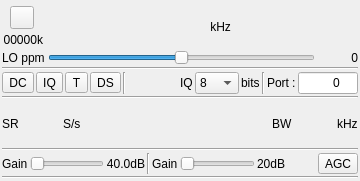
<?xml version="1.0" encoding="UTF-8"?>
<ui version="4.0">
 <class>AndroidSDRDriverInputGui</class>
 <widget class="QWidget" name="AndroidSDRDriverInputGui">
  <property name="geometry">
   <rect>
    <x>0</x>
    <y>0</y>
    <width>360</width>
    <height>181</height>
   </rect>
  </property>
  <property name="sizePolicy">
   <sizepolicy hsizetype="Fixed" vsizetype="Fixed">
    <horstretch>0</horstretch>
    <verstretch>0</verstretch>
   </sizepolicy>
  </property>
  <property name="minimumSize">
   <size>
    <width>360</width>
    <height>181</height>
   </size>
  </property>
  <property name="maximumSize">
   <size>
    <width>380</width>
    <height>181</height>
   </size>
  </property>
  <property name="font">
   <font>
    <pointsize>9</pointsize>
   </font>
  </property>
  <property name="windowTitle">
   <string>Remote TCP Input</string>
  </property>
  <layout class="QVBoxLayout" name="verticalLayout">
   <property name="spacing">
    <number>2</number>
   </property>
   <property name="leftMargin">
    <number>2</number>
   </property>
   <property name="topMargin">
    <number>2</number>
   </property>
   <property name="rightMargin">
    <number>2</number>
   </property>
   <property name="bottomMargin">
    <number>2</number>
   </property>
   <item>
    <layout class="QHBoxLayout" name="horizontalLayout_freq">
     <property name="topMargin">
      <number>4</number>
     </property>
     <item>
      <layout class="QVBoxLayout" name="deviceUILayout">
       <item>
        <layout class="QHBoxLayout" name="deviceButtonsLayout">
         <item>
          <widget class="ButtonSwitch" name="startStop">
           <property name="toolTip">
            <string>start/stop acquisition</string>
           </property>
           <property name="text">
            <string/>
           </property>
           <property name="icon">
            <iconset resource="../../../sdrgui/resources/res.qrc">
             <normaloff>:/play.png</normaloff>
             <normalon>:/stop.png</normalon>:/play.png</iconset>
           </property>
          </widget>
         </item>
        </layout>
       </item>
       <item>
        <layout class="QHBoxLayout" name="deviceRateLayout">
         <item>
          <widget class="QLabel" name="deviceRateText">
           <property name="toolTip">
            <string>Device I/Q sample rate kS/s</string>
           </property>
           <property name="text">
            <string>00000k</string>
           </property>
           <property name="alignment">
            <set>Qt::AlignRight|Qt::AlignTrailing|Qt::AlignVCenter</set>
           </property>
          </widget>
         </item>
        </layout>
       </item>
      </layout>
     </item>
     <item>
      <spacer name="freqLeftSpacer">
       <property name="orientation">
        <enum>Qt::Horizontal</enum>
       </property>
       <property name="sizeHint" stdset="0">
        <size>
         <width>0</width>
         <height>0</height>
        </size>
       </property>
      </spacer>
     </item>
     <item>
      <widget class="ValueDial" name="centerFrequency" native="true">
       <property name="sizePolicy">
        <sizepolicy hsizetype="Maximum" vsizetype="Maximum">
         <horstretch>0</horstretch>
         <verstretch>0</verstretch>
        </sizepolicy>
       </property>
       <property name="minimumSize">
        <size>
         <width>32</width>
         <height>16</height>
        </size>
       </property>
       <property name="font">
        <font>
         <pointsize>16</pointsize>
         <bold>false</bold>
        </font>
       </property>
       <property name="cursor">
        <cursorShape>PointingHandCursor</cursorShape>
       </property>
       <property name="focusPolicy">
        <enum>Qt::StrongFocus</enum>
       </property>
       <property name="toolTip">
        <string>Center frequency in kHz</string>
       </property>
      </widget>
     </item>
     <item>
      <widget class="QLabel" name="freqUnits">
       <property name="sizePolicy">
        <sizepolicy hsizetype="Preferred" vsizetype="Preferred">
         <horstretch>0</horstretch>
         <verstretch>0</verstretch>
        </sizepolicy>
       </property>
       <property name="text">
        <string> kHz</string>
       </property>
       <property name="alignment">
        <set>Qt::AlignCenter</set>
       </property>
      </widget>
     </item>
     <item>
      <spacer name="horizontalSpacer_3">
       <property name="orientation">
        <enum>Qt::Horizontal</enum>
       </property>
       <property name="sizeHint" stdset="0">
        <size>
         <width>40</width>
         <height>20</height>
        </size>
       </property>
      </spacer>
     </item>
    </layout>
   </item>
   <item>
    <layout class="QGridLayout" name="gridLayout_ppm">
     <property name="spacing">
      <number>3</number>
     </property>
     <item row="0" column="0">
      <widget class="QLabel" name="ppmLabel">
       <property name="text">
        <string>LO ppm</string>
       </property>
      </widget>
     </item>
     <item row="0" column="1">
      <widget class="QSlider" name="ppm">
       <property name="toolTip">
        <string>Local Oscillator ppm correction</string>
       </property>
       <property name="minimum">
        <number>-200</number>
       </property>
       <property name="maximum">
        <number>200</number>
       </property>
       <property name="pageStep">
        <number>1</number>
       </property>
       <property name="orientation">
        <enum>Qt::Horizontal</enum>
       </property>
      </widget>
     </item>
     <item row="0" column="2">
      <widget class="QLabel" name="ppmText">
       <property name="minimumSize">
        <size>
         <width>40</width>
         <height>0</height>
        </size>
       </property>
       <property name="text">
        <string>0</string>
       </property>
       <property name="alignment">
        <set>Qt::AlignRight|Qt::AlignTrailing|Qt::AlignVCenter</set>
       </property>
      </widget>
     </item>
    </layout>
   </item>
   <item>
    <widget class="Line" name="line_rateTime">
     <property name="orientation">
      <enum>Qt::Horizontal</enum>
     </property>
    </widget>
   </item>
   <item>
    <layout class="QHBoxLayout" name="gridLayout_corr">
     <item>
      <widget class="ButtonSwitch" name="dcOffset">
       <property name="toolTip">
        <string>DC Offset auto correction</string>
       </property>
       <property name="text">
        <string>DC</string>
       </property>
      </widget>
     </item>
     <item>
      <widget class="ButtonSwitch" name="iqImbalance">
       <property name="toolTip">
        <string>IQ Imbalance auto correction</string>
       </property>
       <property name="text">
        <string>IQ</string>
       </property>
      </widget>
     </item>
     <item>
      <widget class="ButtonSwitch" name="biasTee">
       <property name="toolTip">
        <string>Enable bias tee</string>
       </property>
       <property name="text">
        <string>T</string>
       </property>
      </widget>
     </item>
     <item>
      <widget class="ButtonSwitch" name="directSampling">
       <property name="toolTip">
        <string>Direct sampling</string>
       </property>
       <property name="text">
        <string>DS</string>
       </property>
      </widget>
     </item>
     <item>
      <widget class="Line" name="line_2">
       <property name="orientation">
        <enum>Qt::Vertical</enum>
       </property>
      </widget>
     </item>
     <item>
      <spacer name="horizontalSpacer_2">
       <property name="orientation">
        <enum>Qt::Horizontal</enum>
       </property>
       <property name="sizeHint" stdset="0">
        <size>
         <width>40</width>
         <height>20</height>
        </size>
       </property>
      </spacer>
     </item>
     <item>
      <widget class="QLabel" name="sampleBitsLabel">
       <property name="text">
        <string>IQ</string>
       </property>
      </widget>
     </item>
     <item>
      <widget class="QComboBox" name="sampleBits">
       <property name="enabled">
        <bool>true</bool>
       </property>
       <property name="maximumSize">
        <size>
         <width>45</width>
         <height>16777215</height>
        </size>
       </property>
       <property name="toolTip">
        <string>Bit depth per I or Q sample transmitted over network</string>
       </property>
       <item>
        <property name="text">
         <string>8</string>
        </property>
       </item>
       <item>
        <property name="text">
         <string>16</string>
        </property>
       </item>
      </widget>
     </item>
     <item>
      <widget class="QLabel" name="sampleBitsUnits">
       <property name="text">
        <string>bits</string>
       </property>
      </widget>
     </item>
     <item>
      <widget class="Line" name="line_3">
       <property name="orientation">
        <enum>Qt::Vertical</enum>
       </property>
      </widget>
     </item>
     <item>
      <widget class="QLabel" name="dataAddressLabel">
       <property name="minimumSize">
        <size>
         <width>10</width>
         <height>0</height>
        </size>
       </property>
       <property name="text">
        <string>Port</string>
       </property>
      </widget>
     </item>
     <item>
      <widget class="QLabel" name="dataPortSeparator">
       <property name="text">
        <string>:</string>
       </property>
      </widget>
     </item>
     <item>
      <widget class="QLineEdit" name="dataPort">
       <property name="enabled">
        <bool>true</bool>
       </property>
       <property name="minimumSize">
        <size>
         <width>60</width>
         <height>0</height>
        </size>
       </property>
       <property name="maximumSize">
        <size>
         <width>60</width>
         <height>16777215</height>
        </size>
       </property>
       <property name="toolTip">
        <string>Remote data port (rtl_tcp defaults to 1234)</string>
       </property>
       <property name="inputMask">
        <string>00000</string>
       </property>
       <property name="text">
        <string>0</string>
       </property>
       <property name="alignment">
        <set>Qt::AlignRight|Qt::AlignTrailing|Qt::AlignVCenter</set>
       </property>
      </widget>
     </item>
    </layout>
   </item>
   <item>
    <widget class="Line" name="line_address">
     <property name="orientation">
      <enum>Qt::Horizontal</enum>
     </property>
    </widget>
   </item>
   <item>
    <layout class="QHBoxLayout" name="sampleRateLayout">
     <property name="spacing">
      <number>6</number>
     </property>
     <item>
      <widget class="QLabel" name="devSampleRateLabel">
       <property name="text">
        <string>SR</string>
       </property>
      </widget>
     </item>
     <item>
      <widget class="ValueDial" name="devSampleRate" native="true">
       <property name="sizePolicy">
        <sizepolicy hsizetype="Maximum" vsizetype="Maximum">
         <horstretch>0</horstretch>
         <verstretch>0</verstretch>
        </sizepolicy>
       </property>
       <property name="minimumSize">
        <size>
         <width>32</width>
         <height>16</height>
        </size>
       </property>
       <property name="font">
        <font>
         <pointsize>12</pointsize>
         <bold>false</bold>
        </font>
       </property>
       <property name="cursor">
        <cursorShape>PointingHandCursor</cursorShape>
       </property>
       <property name="toolTip">
        <string>Remote device sample rate</string>
       </property>
      </widget>
     </item>
     <item>
      <widget class="QLabel" name="devSampleRateUnits">
       <property name="text">
        <string>S/s</string>
       </property>
      </widget>
     </item>
     <item>
      <spacer name="horizontalSpacer_9">
       <property name="orientation">
        <enum>Qt::Horizontal</enum>
       </property>
       <property name="sizeHint" stdset="0">
        <size>
         <width>40</width>
         <height>20</height>
        </size>
       </property>
      </spacer>
     </item>
     <item>
      <widget class="QLabel" name="rfBWLabel">
       <property name="text">
        <string>BW</string>
       </property>
      </widget>
     </item>
     <item>
      <widget class="ValueDial" name="rfBW" native="true">
       <property name="sizePolicy">
        <sizepolicy hsizetype="Maximum" vsizetype="Maximum">
         <horstretch>0</horstretch>
         <verstretch>0</verstretch>
        </sizepolicy>
       </property>
       <property name="minimumSize">
        <size>
         <width>32</width>
         <height>16</height>
        </size>
       </property>
       <property name="font">
        <font>
         <pointsize>12</pointsize>
        </font>
       </property>
       <property name="cursor">
        <cursorShape>PointingHandCursor</cursorShape>
       </property>
       <property name="toolTip">
        <string>RF filter bandwidth (kHz)</string>
       </property>
      </widget>
     </item>
     <item>
      <widget class="QLabel" name="rfBWUnits">
       <property name="text">
        <string>kHz</string>
       </property>
      </widget>
     </item>
    </layout>
   </item>
   <item>
    <widget class="Line" name="line">
     <property name="orientation">
      <enum>Qt::Horizontal</enum>
     </property>
    </widget>
   </item>
   <item>
    <layout class="QHBoxLayout" name="gainLayout">
     <item>
      <widget class="QLabel" name="gain1Label">
       <property name="sizePolicy">
        <sizepolicy hsizetype="Maximum" vsizetype="Preferred">
         <horstretch>0</horstretch>
         <verstretch>0</verstretch>
        </sizepolicy>
       </property>
       <property name="text">
        <string>Gain</string>
       </property>
      </widget>
     </item>
     <item>
      <widget class="QSlider" name="gain1">
       <property name="toolTip">
        <string>Gain</string>
       </property>
       <property name="orientation">
        <enum>Qt::Horizontal</enum>
       </property>
      </widget>
     </item>
     <item>
      <widget class="QLabel" name="gain1Text">
       <property name="minimumSize">
        <size>
         <width>0</width>
         <height>0</height>
        </size>
       </property>
       <property name="text">
        <string>40.0dB</string>
       </property>
       <property name="alignment">
        <set>Qt::AlignRight|Qt::AlignTrailing|Qt::AlignVCenter</set>
       </property>
      </widget>
     </item>
     <item>
      <widget class="Line" name="gainLine1">
       <property name="orientation">
        <enum>Qt::Vertical</enum>
       </property>
      </widget>
     </item>
     <item>
      <widget class="QLabel" name="gain2Label">
       <property name="text">
        <string>Gain</string>
       </property>
      </widget>
     </item>
     <item>
      <widget class="QSlider" name="gain2">
       <property name="toolTip">
        <string>Gain</string>
       </property>
       <property name="orientation">
        <enum>Qt::Horizontal</enum>
       </property>
      </widget>
     </item>
     <item>
      <widget class="QLabel" name="gain2Text">
       <property name="text">
        <string>20dB</string>
       </property>
      </widget>
     </item>
     <item>
      <spacer name="horizontalSpacer_7">
       <property name="orientation">
        <enum>Qt::Horizontal</enum>
       </property>
       <property name="sizeHint" stdset="0">
        <size>
         <width>40</width>
         <height>20</height>
        </size>
       </property>
      </spacer>
     </item>
     <item>
      <widget class="ButtonSwitch" name="agc">
       <property name="toolTip">
        <string>Toggle automatic gain control</string>
       </property>
       <property name="text">
        <string>AGC</string>
       </property>
      </widget>
     </item>
    </layout>
   </item>
   <item>
    <widget class="Line" name="line_rfBW">
     <property name="orientation">
      <enum>Qt::Horizontal</enum>
     </property>
    </widget>
   </item>
  </layout>
 </widget>
 <customwidgets>
  <customwidget>
   <class>ButtonSwitch</class>
   <extends>QToolButton</extends>
   <header>gui/buttonswitch.h</header>
  </customwidget>
  <customwidget>
   <class>ValueDial</class>
   <extends>QWidget</extends>
   <header>gui/valuedial.h</header>
   <container>1</container>
  </customwidget>
 </customwidgets>
 <tabstops>
  <tabstop>startStop</tabstop>
  <tabstop>centerFrequency</tabstop>
  <tabstop>ppm</tabstop>
  <tabstop>dcOffset</tabstop>
  <tabstop>iqImbalance</tabstop>
  <tabstop>agc</tabstop>
 </tabstops>
 <resources>
  <include location="../../../sdrgui/resources/res.qrc"/>
 </resources>
 <connections/>
</ui>
